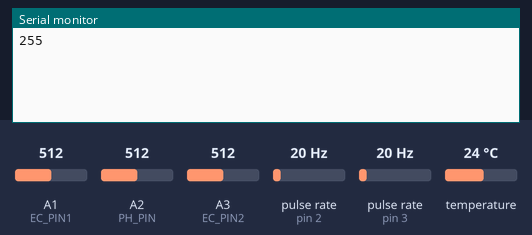
Bench run of a sketch on a simulated Arduino Uno, built with avr-gcc and run on an emulated ATmega328P. On the bench: the last lines printed to the serial monitor. Wiring (inferred from the names in the program): 2 × pulse sensor: data pin 2 / data pin 3. The inputs (shaded band) are chosen by the test bench; at power-on: pulse rate (sensors on pin 2, pin 3) 20 Hz, temperature 24 °C, A1 (EC_PIN1) = 512, A2 (PH_PIN) = 512, A3 (EC_PIN2) = 512. EEPROM starts erased.

Above: at 1.2 s.
1.3 s: pulse rate (sensor on pin 2) set to 4 Hz
At 2.6 s:
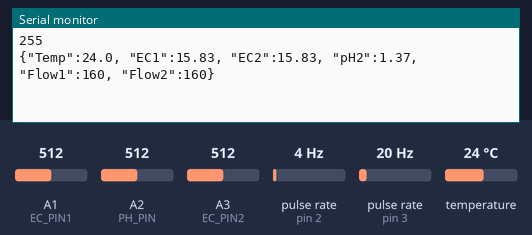
4.3 s: pulse rate (sensor on pin 3) set to 4 Hz
At 5.2 s:
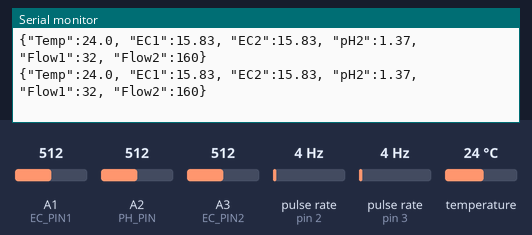
5.8 s: temperature set to 12 °C
At 6.6 s:
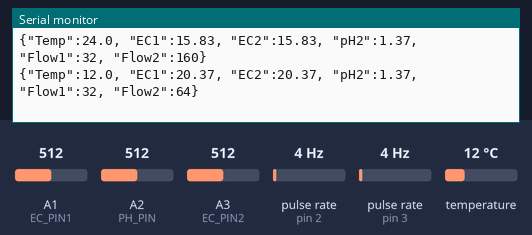
7.3 s: A1 (EC_PIN1) set to 716
At 8.6 s:
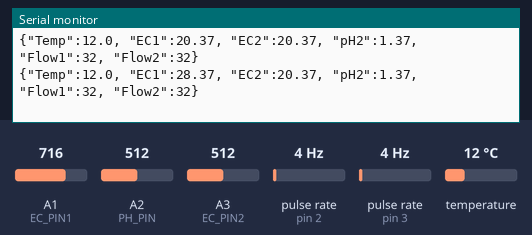
8.8 s: A2 (PH_PIN) set to 716
At 9.5 s:
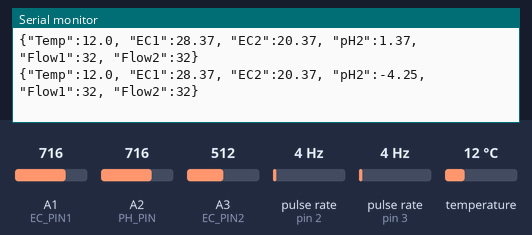
10.3 s: A3 (EC_PIN2) set to 716
At 11.6 s:
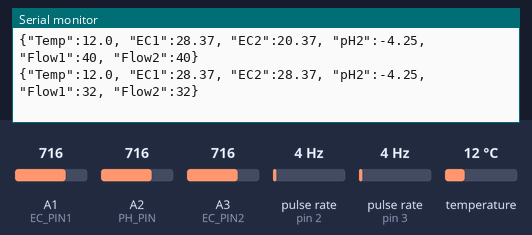
Timing chart, 0 to 12.8 s (numbered marks = the images above; inputs shaded):
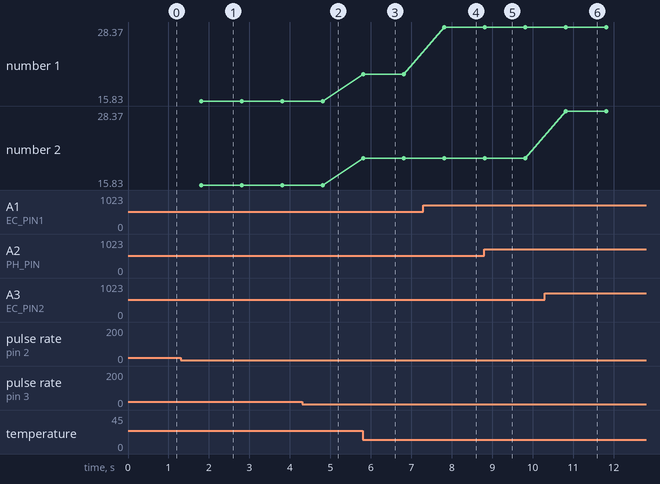

The sketch:

DFRobot_PH_EC2.ino
```cpp
#include "DFRobot_PH.h"
#include "DFRobot_EC.h"
#include <EEPROM.h>
#include <OneWire.h>
#include <DallasTemperature.h>
#include <ArduinoJson.h>

#define PH_PIN A2
#define EC_PIN1 A1
#define EC_PIN2 A3
#define ONE_WIRE_BUS 4
#define KVALUEADDR 0x0A
// Setup a oneWire instance to communicate with any OneWire devices (not just Maxim/Dallas temperature ICs)
OneWire oneWire(ONE_WIRE_BUS);
// Pass our oneWire reference to Dallas Temperature.
DallasTemperature sensors(&oneWire);

float  voltagePH,voltageEC1,voltageEC2,phValue,ecValue1,ecValue2,temperature = 23;
volatile int flow_frequency1, flow_frequency2; // Measures flow sensor pulses
unsigned int l_hour1, l_hour2; // Calculated litres/hour
unsigned char flowsensor1 = 2; // Sensor Input
unsigned char flowsensor2 = 3; // Sensor Input
//unsigned long currentTime;
//unsigned long cloopTime;
DFRobot_PH ph;
DFRobot_EC ec;

void flow1() // Interrupt function
{
   flow_frequency1++;
}
void flow2() // Interrupt function
{
   flow_frequency2++;
}

void setup()
{
    Serial.begin(115200);
    ph.begin();
    ec.begin();
    sensors.begin();
    for(byte i = 0;i< 8; i++   ){
      EEPROM.write(KVALUEADDR+i, 0xFF);
    }
    Serial.println(EEPROM.read(KVALUEADDR));
    pinMode(flowsensor1, INPUT);
    digitalWrite(flowsensor1, HIGH); // Optional Internal Pull-Up
    attachInterrupt(digitalPinToInterrupt(flowsensor1), flow1, RISING);

    pinMode(flowsensor2, INPUT);
    digitalWrite(flowsensor2, HIGH); // Optional Internal Pull-Up
    attachInterrupt(digitalPinToInterrupt(flowsensor2), flow2, RISING);
//   attachInterrupt(0, flow, RISING); // Setup Interrupt
    sei(); // Enable interrupts
//    currentTime = millis();
//    cloopTime = currentTime;
}

void loop()
{
    char cmd[10];
    StaticJsonDocument<200> doc;
    static unsigned long timepoint = millis();
//    Serial.println(flow_frequency1);
//    Serial.println(flow_frequency2);
    if(millis()-timepoint>1000U){                            //time interval: 1s
        l_hour1 = (flow_frequency1 * 60 / 7.5); // (Pulse frequency x 60 min) / 7.5Q = flowrate in L/hour
        flow_frequency1 = 0; // Reset Counter
        l_hour2 = (flow_frequency2 * 60 / 7.5); // (Pulse frequency x 60 min) / 7.5Q = flowrate in L/hour
        flow_frequency2 = 0; // Reset Counter

        timepoint = millis();
        temperature = readTemperature(temperature);                   // read your temperature sensor to execute temperature compensation
        voltagePH = analogRead(PH_PIN)/1024.0*5000;          // read the ph voltage
        phValue    = ph.readPH(voltagePH,temperature);       // convert voltage to pH with temperature compensation
        voltageEC1 = analogRead(EC_PIN1)/1024.0*5000;
        ecValue1    = 0.3+ec.readEC(voltageEC1,temperature);       // convert voltage to EC with temperature compensation
        voltageEC2 = analogRead(EC_PIN2)/1024.0*5000;
        ecValue2    = 0.3+ec.readEC(voltageEC2,temperature);       // convert voltage to EC with temperature compensation

        Serial.print("{\"Temp\":");
        Serial.print(temperature,1);
        Serial.print(", \"EC1\":");
        Serial.print(ecValue1,2);
        Serial.print(", \"EC2\":");
        Serial.print(ecValue2,2);
//        Serial.println("ms/cm");
        Serial.print(", \"pH2\":");
        Serial.print(phValue,2);

//        Serial.print(", \"Voltage\":'");
//        Serial.print(voltageEC1,1);
//        Serial.print("/");
//        Serial.print(voltageEC2,1);
//        Serial.print("'");
        Serial.print(", \"Flow1\":");
        Serial.print(l_hour1, DEC);
        Serial.print(", \"Flow2\":");
        Serial.print(l_hour2, DEC);
        Serial.println("}");
    }
    if(readSerial(cmd)){
        DeserializationError error = deserializeJson(doc, cmd);
        temperature = doc["Temp"];
    }

}
//
int i = 0;
bool readSerial(char result[]){
    while(Serial.available() > 0){
        char inChar = Serial.read();
        if(inChar == '\n'){
             result[i] = '\0';
             Serial.flush();
             i=0;
             return true;
        }
        if(inChar != '\r'){
             result[i] = inChar;
             i++;
        }
        delay(1);
    }
    return false;
}

float readTemperature(float oldtemp)
{
  sensors.requestTemperatures(); // Send the command to get temperatures
  //add your code here to get the temperature from your temperature sensor
  float tempC = sensors.getTempCByIndex(0);
  if(tempC != DEVICE_DISCONNECTED_C)
  {
    return tempC;
  }
  else {
//    Serial.print("temp not read");
    return oldtemp;
  }
}
```

Measured:
- after the input at 5.8 s, the serial monitor: prints a new line at once (image 3)
- after the input at 7.3 s, the serial monitor: prints a new line after 0.51 s (image 4)
- after the input at 8.8 s, the serial monitor: prints a new line at once (image 5)
- after the input at 10.3 s, the serial monitor: prints a new line after 0.52 s (image 6)
- plotted number 1: 15.83 → 20.37 after the input at 5.8 s, 20.37 → 28.37 after the input at 7.3 s
- plotted number 2: 15.83 → 20.37 after the input at 5.8 s
